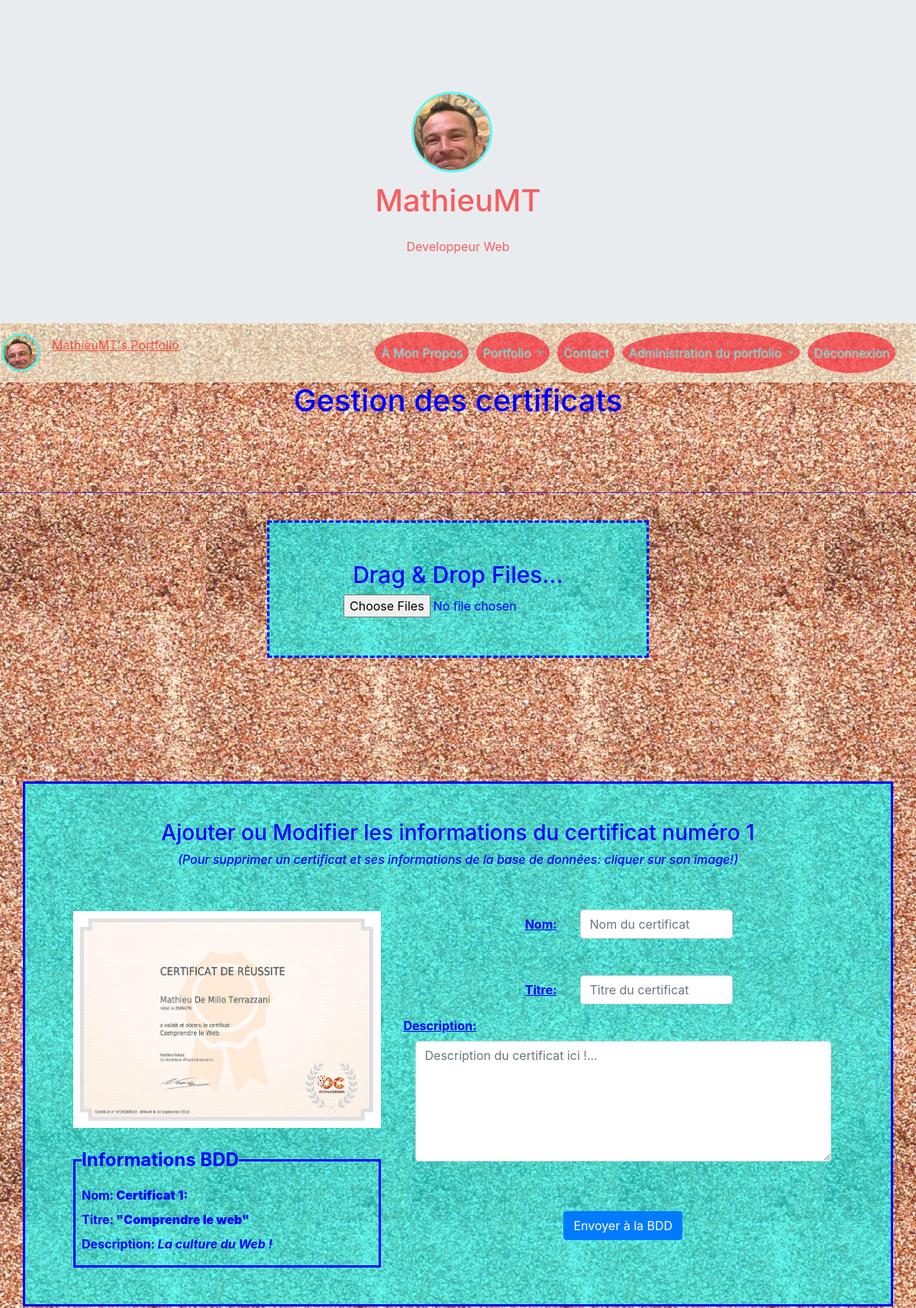
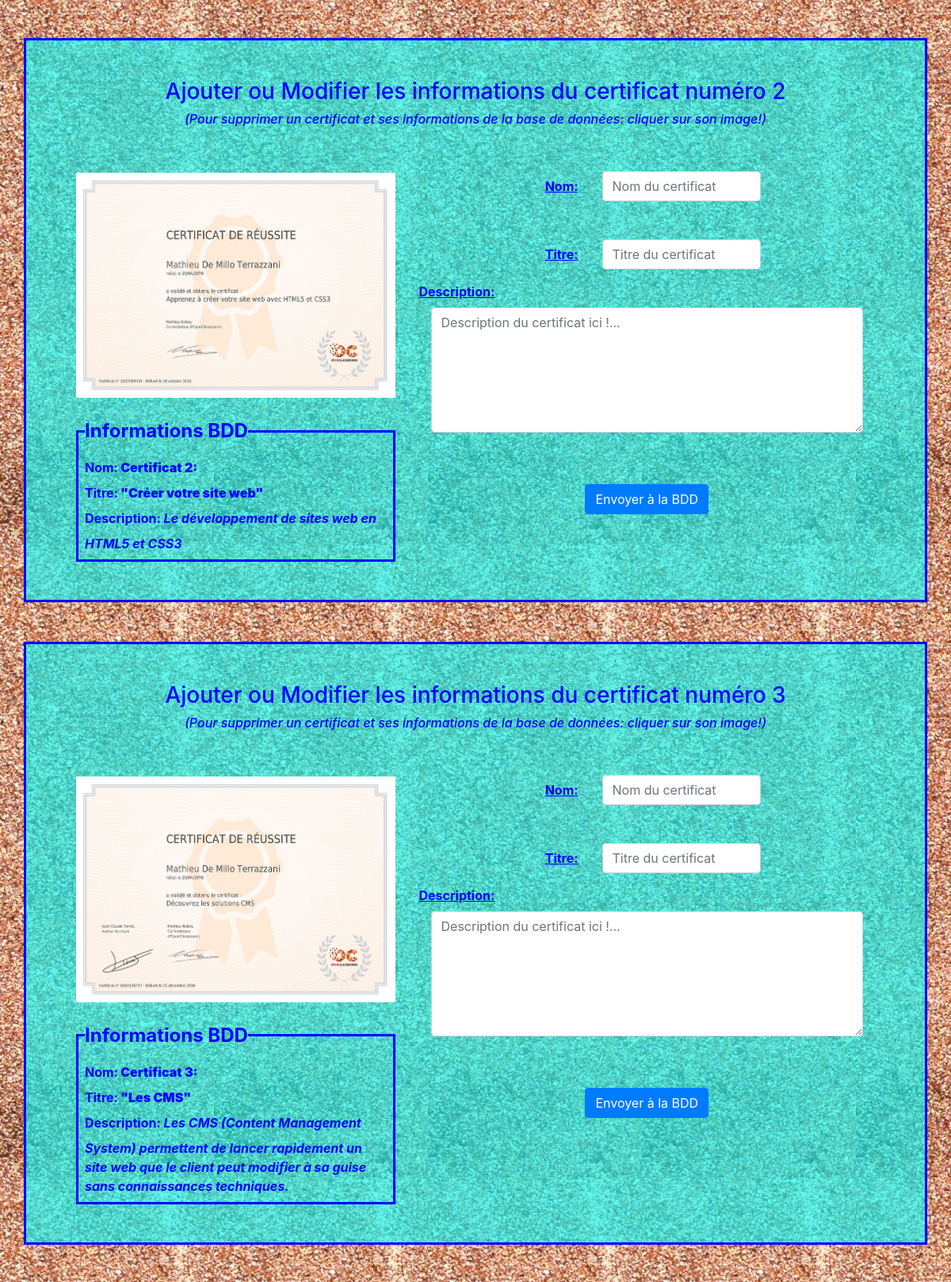
The page /index.php?action=adminCertificates (signed in, upper part) on the database its author committed (2 pictures, top to bottom).
### tables this page shows
CREATE TABLE `certificates` (
  `id` int(11) NOT NULL,
  `name` varchar(255) NOT NULL,
  `certificatImg` text NOT NULL,
  `certificatTitle` varchar(255) NOT NULL,
  `certificatDescription` text NOT NULL
);

### Controllers/Backend/AdminCertificatesController.php (called while the page is built, shortened)
<?php
require_once 'Models/Frontend/AdminCertificatesManager.php';
class AdminCertificatesController {
    private $_adminCertificates;
    public function __construct() {
        $this->_adminCertificates = new AdminCertificatesManager();
    }
    public function showAdminCertificates() {
        $aboutCertificate = $this->_adminCertificates->getCertificateDescription();
        $view = new ViewBackEnd('adminCertificatesView');
        $view->generate(array('aboutCertificate' => $aboutCertificate));
    }
}

### index.php (called while the page is built, shortened)
<?php
$rooter = new Rooter();
$rooter->rooterRequest();

### Models/Frontend/AdminCertificatesManager.php (called while the page is built, shortened)
<?php
require_once 'Models/Model.php';
class AdminCertificatesManager extends Model{
     public function getCertificateDescription() {
        $certificates = [];
        $sql = "SELECT * FROM certificates";
        $aboutCertificate = $this->executeRequest($sql);
        foreach ($aboutCertificate as $oneCertificate) {
            $certificate = new Certificate($oneCertificate);
            $certificates[] = $certificate;
        }
        return $certificates;
    }
}

### Models/Model.php (called while the page is built)
<?php
class Model {
    private $db;
    protected function executeRequest($sql, $params = null) {
       if ($params == null) {
            $result = $this->dbConnect()->query($sql);
        }
        else {
            $result = $this->dbConnect()->prepare($sql);
            $result->execute($params);
        }
        return $result;
    }
    private function dbConnect() {
        if ($this->db == null) {
            $this->db = new PDO('mysql:host=localhost; dbname=myPortfolio;charset=utf8', 'root', 'root', array(PDO::ATTR_ERRMODE => PDO::ERRMODE_EXCEPTION));
        }
        return $this->db;
    }
}

### Models/Frontend/Certificate.php (called while the page is built, shortened)
<?php
class Certificate {
    private $_id,$_name,$_certificatImg,$_certificatTitle,$_certificatDescription,$_certificatCategory;
    public function hydrate(array $data) {
        foreach ($data as $key => $value) {
            $method = 'set' . ucfirst($key);
        }
    }
    public function id() { return $this->_id; }
    public function name() { return $this->_name;}
    public function certificatImg() { return $this->_certificatImg;}
    public function certificatTitle() { return $this->_certificatTitle;}
    public function certificatDescription() { return $this->_certificatDescription;}
    public function setId($id) {
        $id = (int) $id;
        if ($id > 0) {
            $this->_id = $id;
        }
    }
    public function setName($name) {
        if(is_string($name)) {
            $this->_name = $name;
        }
    }
    public function setCertificatImg($certificatImg) {
        if(is_string($certificatImg)) {
            $this->_certificatImg = $certificatImg;
        }
    }
    public function setCertificatTitle($certificatTitle) {
        if(is_string($certificatTitle)) {
            $this->_certificatTitle = $certificatTitle;
        }
    }
    public function setCertificatDescription($certificatDescription) {
        if(is_string($certificatDescription)) {
            $this->_certificatDescription = $certificatDescription;
        }
    }
}

### Views/Backend/adminCertificatesView.php (the view, shortened to what this page needs)
<?php
if (isset($_SESSION['id'])){
?>
<h1 class="text-center titlePage"><?= $this->title = 'Gestion des certificats' ?></h1>
<br />
<br />
<br />
<hr class="hr"/>
<div class="container">
   <div class="row">
       <div class="col-md-8 mx-auto">
         <center>
			<div id="dropZone" class="bgColor">
				<h1 class="dropzoneTitle">Drag & Drop Files...</h1>
				<form method="post" action="index.php?action=uploadCertificatesImages" id="formCert" enctype="multipart/form-data">
				    <input type="file" id="fileupload" name="certificatImg[]" multiple />
                </form>
			</div>
			<h1 id="error"></h1><br><br>
			<h1 id="progress"></h1><br><br>
		</center>
       </div>
    </div>
</div>
<div class="container containerGallery" id="uploadedFiles">
        <?php foreach ($aboutCertificate as $eachCertificate): ?>
        <div class="row rowGallery border bgColor mb-5 p-5">
            <h3 class="text-center col-md-12">Ajouter ou Modifier les informations du certificat numéro <?= $eachCertificate->id(); ?></h3><br/>
            <h6 class="text-center col-md-12"><i>(Pour supprimer un certificat et ses informations de la base de données: cliquer sur son image!)</i></h6><br />
            <div id="<?= $eachCertificate->id(); ?>" class="col-md-5 myImg" onclick="delImg('<?= $eachCertificate->id(); ?>')">
                <img src="Content/img/certificats/<?= $eachCertificate->certificatImg(); ?>" alt="<?= $eachCertificate->name(); ?>" title="Cliquer sur l'image du certificat pour le supprimer"/><br /><br />
                <fieldset class="border p-2">
                    <legend  class="w-auto">Informations BDD</legend>
                    <span><label>Nom: </label><b> <?= $eachCertificate->name(); ?></b></span><br />
                    <span><label>Titre: </label><b> <?= $eachCertificate->certificatTitle(); ?></b></span><br />
                    <span><label>Description: </label><i> <?= $eachCertificate->certificatDescription(); ?></i></span><br />
                </fieldset>
            </div>
            <div class="col-md-7">
                <form method="POST" action="index.php?action=sendCertificateDetails">
                    <div class="row justify-content-center">
                        <div class="mx-auto form-inline mt-5 ">
                            <div class="form-group mx-auto">
                                <label class="text-center col-md-3" for="certificateName"><u>Nom:</u></label>
                                <div class="col-md-9 pr-0">
                                    <input type="text" class="form-control" id="certificateName" name="certificateName" placeholder="Nom du certificat" required autofocus />
                                </div>
                            </div>
                        </div>
                    </div>
                    <div class="row justify-content-center">
                        <div class="mx-auto form-inline mt-5 ">
                            <div class="form-group mx-auto">
                                <label class="text-center col-md-3" for="certificateTitle"><u>Titre:</u></label>
                                <div class="col-md-9 pr-0">
                                    <input type="text" class="form-control" id="certificateTitle" name="certificateTitle" placeholder="Titre du certificat" required autofocus />
                                </div>
                            </div>
                        </div>
                    </div>
                    <div class="row justify-content-center mt-3">
                        <div class="form-group col-md-12 col-sm-12">
                            <label class="text-center" for="certificateDescription"><u>Description:</u></label>
                            <div class="col-md-12 col-sm-12">
                                <textarea class="form-control" rows="6" id="certificateDescription" name="certificateDescription" placeholder="Description du certificat ici !..." required autofocus></textarea>
                            </div>
                        </div>
                    </div>
                    <div class="row mt-3">
                        <div class="form-group col-md-12">
                            <div class="col-md-12">
                            </div>
                        </div>
                    </div>
                    <div class="row justify-content-center">
                        <button type="submit" id="btnCertificateDetails" class="btn btn-primary mx-auto mt-3"  name="btnCertificateDetails" />Envoyer à la BDD</button>
                    </div>
                </form>
            </div>
        </div>
        <?php endforeach; ?>
</div>
<?php
}
else{
    header('Location: index.php?action=about');
}
?>

### Content/CSS/style.css (style rules this page uses)
html, body { height: 100%; }
html { overflow-x: hidden; }
body { margin: 0; padding: 0; background-image: url("../img/sand.png"); background-size: contain; background-repeat: repeat; }
.titlePage { color: rgb(0,0,255); }
.hr { background-color: rgba(0,0,255,0.6); }
input[type="file"] { width: 90px; }
.dropzoneTitle { font-size: 15px; }
#dropZone { border: 2px dashed rgb(0,0,255);; padding: 30px; width: 200px; margin-top: 20px; }
@media (min-width:576px) { input[type="file"] { width: 300px; } }
@media (min-width:576px) { .dropzoneTitle { font-size: 30px; } }
@media (min-width:576px) { #dropZone { border: 3px dashed rgb(0,0,255);; padding: 50px; width: 500px; margin-top: 20px; } }
.border { border: 3px solid rgb(0,0,255)!important; color: rgb(0,0,255)!important; }
fieldset.border { border: 3px solid rgb(0,0,255)!important; color: rgb(0,0,255)!important; }
.containerGallery, .rowGallery, .myImg { margin-top: 50px; }
#uploadedFiles img { width: 100% !important; }
#certificateName, #certificateTitle, #certificateCategory { width: 200px; }
.bgColor { background-color: rgba(0,255,255,0.6); }

### rows shown on the page
certificates: id "1", certificatImg (picture), name "Certificat 1:", certificatTitle "\"Comprendre le web\"", certificatDescription "La culture du Web !"
certificates: id "2", certificatImg (picture), name "Certificat 2:", certificatTitle "\"Créer votre site web\"", certificatDescription "Le développement de sites web en HTML5 et CSS3"
certificates: id "3", certificatImg (picture), name "Certificat 3:", certificatTitle "\"Les CMS\"", certificatDescription "Les CMS (Content Management System) permettent de lancer rapidement un site web que le client peut modifier à sa guise sans connaissances techniques."

### other values the page prints
$this->title = 'Gestion des certificats' "Gestion des certificats"
